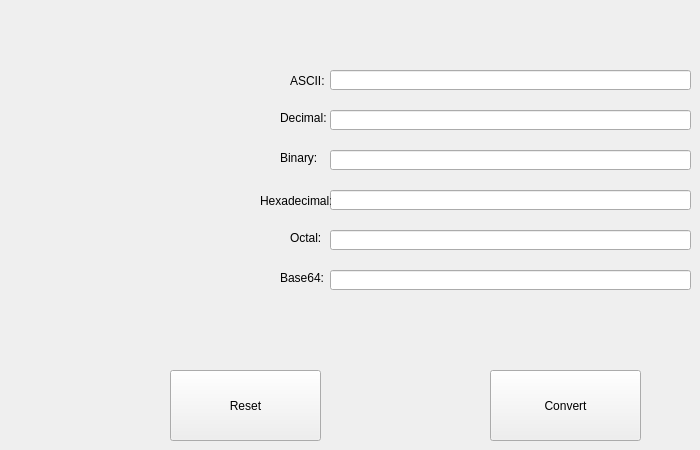
    <widget class="QWidget" name="convert">
     <attribute name="title">
      <string>General Convert</string>
     </attribute>
     <widget class="QPushButton" name="rsButton">
      <property name="geometry">
       <rect>
        <x>170</x>
        <y>370</y>
        <width>151</width>
        <height>71</height>
       </rect>
      </property>
      <property name="text">
       <string>Reset</string>
      </property>
     </widget>
     <widget class="QPushButton" name="convertButton_conv">
      <property name="geometry">
       <rect>
        <x>490</x>
        <y>370</y>
        <width>151</width>
        <height>71</height>
       </rect>
      </property>
      <property name="text">
       <string>Convert</string>
      </property>
     </widget>
     <widget class="QLineEdit" name="asciiBox">
      <property name="geometry">
       <rect>
        <x>330</x>
        <y>70</y>
        <width>361</width>
        <height>20</height>
       </rect>
      </property>
     </widget>
     <widget class="QLineEdit" name="decBox">
      <property name="geometry">
       <rect>
        <x>330</x>
        <y>110</y>
        <width>361</width>
        <height>20</height>
       </rect>
      </property>
     </widget>
     <widget class="QLineEdit" name="binBox">
      <property name="geometry">
       <rect>
        <x>330</x>
        <y>150</y>
        <width>361</width>
        <height>20</height>
       </rect>
      </property>
     </widget>
     <widget class="QLineEdit" name="hexBox">
      <property name="geometry">
       <rect>
        <x>330</x>
        <y>190</y>
        <width>361</width>
        <height>20</height>
       </rect>
      </property>
     </widget>
     <widget class="QLineEdit" name="octBox">
      <property name="geometry">
       <rect>
        <x>330</x>
        <y>230</y>
        <width>361</width>
        <height>20</height>
       </rect>
      </property>
     </widget>
     <widget class="QLineEdit" name="b64Box">
      <property name="geometry">
       <rect>
        <x>330</x>
        <y>270</y>
        <width>361</width>
        <height>20</height>
       </rect>
      </property>
     </widget>
     <widget class="QLabel" name="label">
      <property name="geometry">
       <rect>
        <x>290</x>
        <y>70</y>
        <width>41</width>
        <height>21</height>
       </rect>
      </property>
      <property name="text">
       <string>ASCII:</string>
      </property>
      <property name="scaledContents">
       <bool>false</bool>
      </property>
     </widget>
     <widget class="QLabel" name="label_2">
      <property name="geometry">
       <rect>
        <x>280</x>
        <y>110</y>
        <width>47</width>
        <height>16</height>
       </rect>
      </property>
      <property name="text">
       <string>Decimal:</string>
      </property>
     </widget>
     <widget class="QLabel" name="label_3">
      <property name="geometry">
       <rect>
        <x>260</x>
        <y>190</y>
        <width>71</width>
        <height>21</height>
       </rect>
      </property>
      <property name="text">
       <string>Hexadecimal:</string>
      </property>
     </widget>
     <widget class="QLabel" name="label_4">
      <property name="geometry">
       <rect>
        <x>280</x>
        <y>150</y>
        <width>41</width>
        <height>16</height>
       </rect>
      </property>
      <property name="text">
       <string>Binary:</string>
      </property>
     </widget>
     <widget class="QLabel" name="label_5">
      <property name="geometry">
       <rect>
        <x>290</x>
        <y>230</y>
        <width>31</width>
        <height>16</height>
       </rect>
      </property>
      <property name="text">
       <string>Octal:</string>
      </property>
     </widget>
     <widget class="QLabel" name="label_6">
      <property name="geometry">
       <rect>
        <x>280</x>
        <y>270</y>
        <width>47</width>
        <height>16</height>
       </rect>
      </property>
      <property name="text">
       <string>Base64:</string>
      </property>
     </widget>
     <widget class="QLabel" name="image">
      <property name="geometry">
       <rect>
        <x>30</x>
        <y>80</y>
        <width>211</width>
        <height>211</height>
       </rect>
      </property>
      <property name="styleSheet">
       <string notr="true">image: url(:/newPrefix/ITPTIT-01.png)</string>
      </property>
      <property name="text">
       <string/>
      </property>
      <property name="pixmap">
       <pixmap>ITPTIT-01.png</pixmap>
      </property>
      <property name="scaledContents">
       <bool>true</bool>
      </property>
     </widget>
    </widget>
